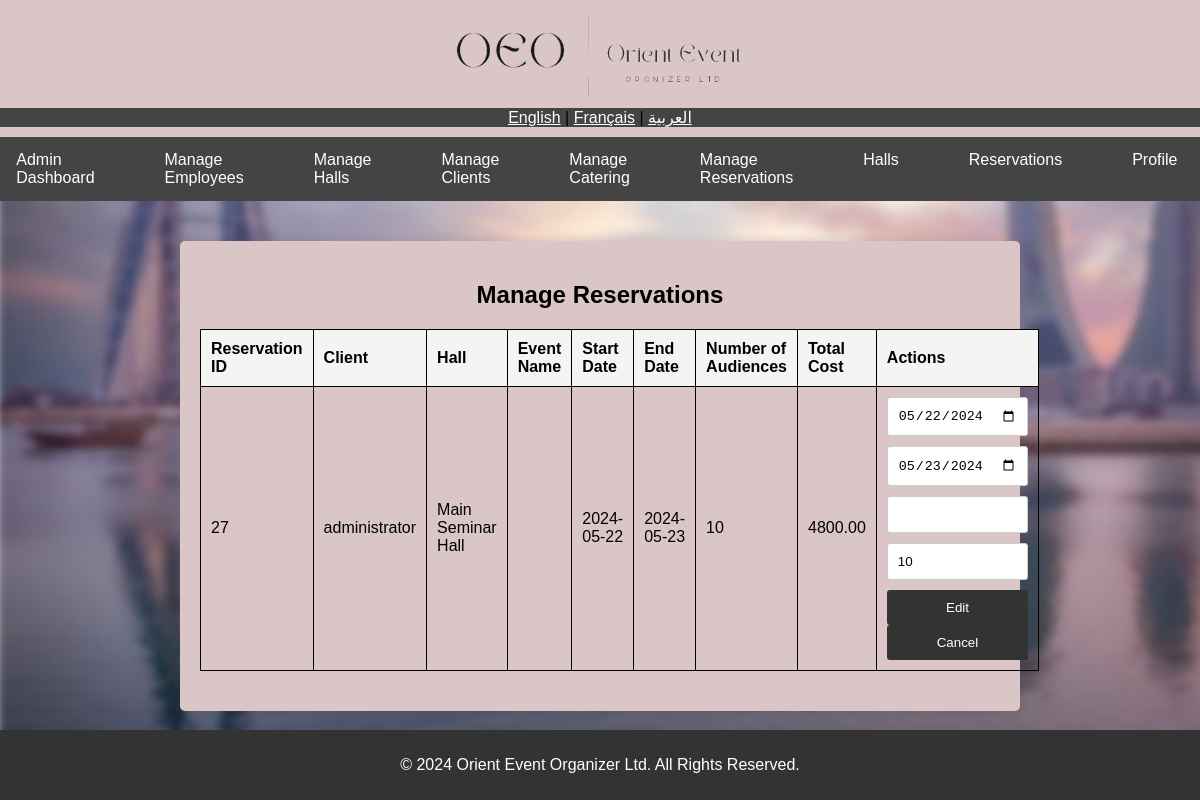
/DB-PROJECT1/manage_reservations.php (signed in), run on the app's committed database.
### tables this page shows
CREATE TABLE `dbProj_reservations` (
  `id` int(11) NOT NULL,
  `client_id` int(11) NOT NULL,
  `hall_id` int(11) NOT NULL,
  `start_date` date NOT NULL,
  `end_date` date NOT NULL,
  `number_of_audiences` int(11) NOT NULL,
  `total_cost` decimal(10,2) NOT NULL,
  `reservation_code` varchar(255) DEFAULT NULL
);

CREATE TABLE `dbProj_users` (
  `id` int(11) NOT NULL,
  `username` varchar(50) NOT NULL,
  `password` varchar(255) NOT NULL,
  `email` varchar(100) NOT NULL,
  `user_type` enum('client','employee','administrator') NOT NULL,
  `booked_events` int(11) DEFAULT 0,
  `client_status` enum('Gold','Silver','Bronze','None') DEFAULT 'None'
);

CREATE TABLE `dbProj_halls` (
  `id` int(11) NOT NULL,
  `hall_name` varchar(100) NOT NULL,
  `capacity` int(11) NOT NULL,
  `available` tinyint(1) NOT NULL DEFAULT 1,
  `description` text DEFAULT NULL,
  `rental_cost` decimal(10,2) NOT NULL DEFAULT 0.00,
  `image` varchar(255) DEFAULT NULL
);

### DB-PROJECT1/manage_reservations.php (the view, shortened to what this page needs)
<?php
include 'config.php';
$sql = $pdo->prepare("
    SELECT r.*, h.hall_name, u.username
    FROM dbProj_reservations r
    JOIN dbProj_halls h ON r.hall_id = h.id
    JOIN dbProj_users u ON r.client_id = u.id
");
$sql->execute();
$reservations = $sql->fetchAll(PDO::FETCH_ASSOC);
?>
<?php include 'includes/header.php'; ?>
<main>
    <section>
        <h2>Manage Reservations</h2>
        <table>
            <tr>
                <th>Reservation ID</th>
                <th>Client</th>
                <th>Hall</th>
                <th>Event Name</th>
                <th>Start Date</th>
                <th>End Date</th>
                <th>Number of Audiences</th>
                <th>Total Cost</th>
                <th>Actions</th>
            </tr>
            <?php foreach ($reservations as $reservation): ?>
                <tr>
                    <td><?php echo $reservation['id']; ?></td>
                    <td><?php echo $reservation['username']; ?></td>
                    <td><?php echo $reservation['hall_name']; ?></td>
                    <td><?php echo $reservation['event_name']; ?></td>
                    <td><?php echo $reservation['start_date']; ?></td>
                    <td><?php echo $reservation['end_date']; ?></td>
                    <td><?php echo $reservation['number_of_audiences']; ?></td>
                    <td><?php echo $reservation['total_cost']; ?></td>
                    <td>
                        <form method="POST" action="" style="display:inline;">
                            <input type="date" name="start_date" value="<?php echo $reservation['start_date']; ?>">
                            <input type="date" name="end_date" value="<?php echo $reservation['end_date']; ?>">
                            <input type="text" name="event_name" value="<?php echo $reservation['event_name']; ?>">
                            <input type="number" name="number_of_audiences" value="<?php echo $reservation['number_of_audiences']; ?>">
                            <button type="submit" name="edit_reservation">Edit</button>
                        </form>
                        <form method="POST" action="" style="display:inline;">
                            <button type="submit" name="cancel_reservation">Cancel</button>
                        </form>
                    </td>
                </tr>
            <?php endforeach; ?>
        </table>
    </section>
</main>
<?php include 'includes/footer.php'; ?>

### DB-PROJECT1/css/styles.css (style rules this page uses)
body { font-family: Arial, sans-serif; margin: 0; padding: 0; background-image: url("images/bk.jpeg"); background-size: cover; background-attachment: fixed; }
main { padding: 20px; text-align: center; margin-bottom: 40px; }
main section { background-color: #dac6c6; padding: 20px; border-radius: 5px; box-shadow: 0 0 10px rgba(0, 0, 0, 0.1); max-width: 800px; margin: 20px auto; }
form input { width: calc(100% - 22px); padding: 10px; margin-bottom: 10px; border: 1px solid #ccc; border-radius: 3px; }
form button { width: 100%; padding: 10px; background-color: #333; color: white; border: none; border-radius: 3px; cursor: pointer; }
table { width: 100%; border-collapse: collapse; margin: 20px 0; }
table, th, td { border: 1px solid black; }
th, td { padding: 10px; text-align: left; }
th { background-color: #f4f4f4; }

### data on the page
dbproj_reservations: id "27", client.username "administrator", hall.hall_name "Main Seminar Hall", start_date "2024-05-22", end_date "2024-05-23", number_of_audiences "10", total_cost "4800.00", start_date "05/22/2024", end_date "05/23/2024"
